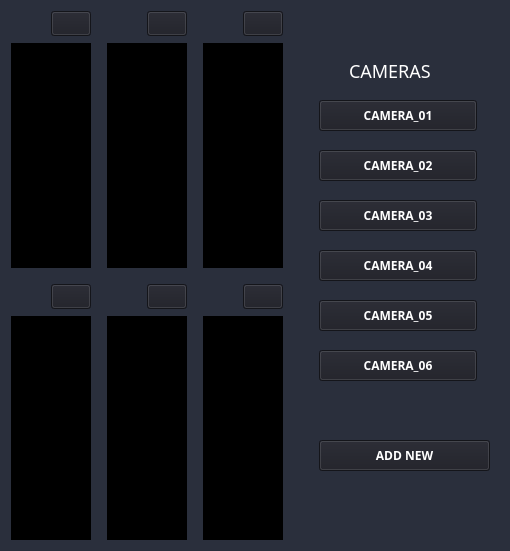
              <widget class="QWidget" name="camera_page">
               <property name="styleSheet">
                <string notr="true">*{
font-family: century gothic;
background: #2A2F3C ;
}
QLineEdit, QTextEdit{
background-color:#1C1D25;
background-color:#1C1D25;
color:white;
font-size:18px;
}
QLabel{
color: white;
font-size: 18px;

}
QPushButton, QToolButton{
font-weight:bold;
color:white ;
background-color:#1C1D25;
}
QPushButton:hover{
color:white;
background-color:black;
}
</string>
               </property>
               <layout class="QHBoxLayout" name="horizontalLayout_12">
                <item>
                 <layout class="QGridLayout" name="gridLayout">
                  <item row="0" column="4">
                   <layout class="QVBoxLayout" name="verticalLayout_27">
                    <item>
                     <layout class="QHBoxLayout" name="horizontalLayout_44">
                      <item>
                       <spacer name="horizontalSpacer_54">
                        <property name="orientation">
                         <enum>Qt::Horizontal</enum>
                        </property>
                        <property name="sizeHint" stdset="0">
                         <size>
                          <width>40</width>
                          <height>20</height>
                         </size>
                        </property>
                       </spacer>
                      </item>
                      <item>
                       <widget class="QPushButton" name="displaycross_5">
                        <property name="text">
                         <string/>
                        </property>
                        <property name="icon">
                         <iconset resource="resource01.qrc">
                          <normaloff>:/logo/close-window-24.png</normaloff>:/logo/close-window-24.png</iconset>
                        </property>
                       </widget>
                      </item>
                     </layout>
                    </item>
                    <item>
                     <spacer name="verticalSpacer_36">
                      <property name="orientation">
                       <enum>Qt::Vertical</enum>
                      </property>
                      <property name="sizeType">
                       <enum>QSizePolicy::Fixed</enum>
                      </property>
                      <property name="sizeHint" stdset="0">
                       <size>
                        <width>20</width>
                        <height>1</height>
                       </size>
                      </property>
                     </spacer>
                    </item>
                    <item>
                     <widget class="QLabel" name="display_5">
                      <property name="sizePolicy">
                       <sizepolicy hsizetype="Expanding" vsizetype="Preferred">
                        <horstretch>0</horstretch>
                        <verstretch>0</verstretch>
                       </sizepolicy>
                      </property>
                      <property name="minimumSize">
                       <size>
                        <width>0</width>
                        <height>0</height>
                       </size>
                      </property>
                      <property name="styleSheet">
                       <string notr="true">background-color:black;</string>
                      </property>
                      <property name="text">
                       <string/>
                      </property>
                     </widget>
                    </item>
                   </layout>
                  </item>
                  <item row="0" column="0">
                   <layout class="QVBoxLayout" name="verticalLayout_18">
                    <item>
                     <layout class="QHBoxLayout" name="horizontalLayout_34">
                      <item>
                       <spacer name="horizontalSpacer_45">
                        <property name="orientation">
                         <enum>Qt::Horizontal</enum>
                        </property>
                        <property name="sizeHint" stdset="0">
                         <size>
                          <width>40</width>
                          <height>20</height>
                         </size>
                        </property>
                       </spacer>
                      </item>
                      <item>
                       <widget class="QPushButton" name="displaycross_1">
                        <property name="text">
                         <string/>
                        </property>
                        <property name="icon">
                         <iconset resource="resource01.qrc">
                          <normaloff>:/logo/close-window-24.png</normaloff>:/logo/close-window-24.png</iconset>
                        </property>
                       </widget>
                      </item>
                     </layout>
                    </item>
                    <item>
                     <spacer name="verticalSpacer_27">
                      <property name="orientation">
                       <enum>Qt::Vertical</enum>
                      </property>
                      <property name="sizeType">
                       <enum>QSizePolicy::Fixed</enum>
                      </property>
                      <property name="sizeHint" stdset="0">
                       <size>
                        <width>20</width>
                        <height>1</height>
                       </size>
                      </property>
                     </spacer>
                    </item>
                    <item>
                     <widget class="QLabel" name="display_1">
                      <property name="sizePolicy">
                       <sizepolicy hsizetype="Expanding" vsizetype="Preferred">
                        <horstretch>0</horstretch>
                        <verstretch>0</verstretch>
                       </sizepolicy>
                      </property>
                      <property name="minimumSize">
                       <size>
                        <width>0</width>
                        <height>0</height>
                       </size>
                      </property>
                      <property name="styleSheet">
                       <string notr="true">background-color:black;</string>
                      </property>
                      <property name="text">
                       <string/>
                      </property>
                     </widget>
                    </item>
                   </layout>
                  </item>
                  <item row="0" column="2">
                   <layout class="QVBoxLayout" name="verticalLayout_24">
                    <item>
                     <layout class="QHBoxLayout" name="horizontalLayout_41">
                      <item>
                       <spacer name="horizontalSpacer_51">
                        <property name="orientation">
                         <enum>Qt::Horizontal</enum>
                        </property>
                        <property name="sizeHint" stdset="0">
                         <size>
                          <width>40</width>
                          <height>20</height>
                         </size>
                        </property>
                       </spacer>
                      </item>
                      <item>
                       <widget class="QPushButton" name="displaycross_2">
                        <property name="text">
                         <string/>
                        </property>
                        <property name="icon">
                         <iconset resource="resource01.qrc">
                          <normaloff>:/logo/close-window-24.png</normaloff>:/logo/close-window-24.png</iconset>
                        </property>
                       </widget>
                      </item>
                     </layout>
                    </item>
                    <item>
                     <spacer name="verticalSpacer_33">
                      <property name="orientation">
                       <enum>Qt::Vertical</enum>
                      </property>
                      <property name="sizeType">
                       <enum>QSizePolicy::Fixed</enum>
                      </property>
                      <property name="sizeHint" stdset="0">
                       <size>
                        <width>20</width>
                        <height>1</height>
                       </size>
                      </property>
                     </spacer>
                    </item>
                    <item>
                     <widget class="QLabel" name="display_2">
                      <property name="sizePolicy">
                       <sizepolicy hsizetype="Expanding" vsizetype="Preferred">
                        <horstretch>0</horstretch>
                        <verstretch>0</verstretch>
                       </sizepolicy>
                      </property>
                      <property name="minimumSize">
                       <size>
                        <width>0</width>
                        <height>0</height>
                       </size>
                      </property>
                      <property name="styleSheet">
                       <string notr="true">background-color:black;</string>
                      </property>
                      <property name="text">
                       <string/>
                      </property>
                     </widget>
                    </item>
                   </layout>
                  </item>
                  <item row="2" column="0">
                   <layout class="QVBoxLayout" name="verticalLayout_25">
                    <item>
                     <layout class="QHBoxLayout" name="horizontalLayout_42">
                      <item>
                       <spacer name="horizontalSpacer_52">
                        <property name="orientation">
                         <enum>Qt::Horizontal</enum>
                        </property>
                        <property name="sizeHint" stdset="0">
                         <size>
                          <width>40</width>
                          <height>20</height>
                         </size>
                        </property>
                       </spacer>
                      </item>
                      <item>
                       <widget class="QPushButton" name="displaycross_3">
                        <property name="text">
                         <string/>
                        </property>
                        <property name="icon">
                         <iconset resource="resource01.qrc">
                          <normaloff>:/logo/close-window-24.png</normaloff>:/logo/close-window-24.png</iconset>
                        </property>
                       </widget>
                      </item>
                     </layout>
                    </item>
                    <item>
                     <spacer name="verticalSpacer_34">
                      <property name="orientation">
                       <enum>Qt::Vertical</enum>
                      </property>
                      <property name="sizeType">
                       <enum>QSizePolicy::Fixed</enum>
                      </property>
                      <property name="sizeHint" stdset="0">
                       <size>
                        <width>20</width>
                        <height>1</height>
                       </size>
                      </property>
                     </spacer>
                    </item>
                    <item>
                     <widget class="QLabel" name="display_3">
                      <property name="sizePolicy">
                       <sizepolicy hsizetype="Expanding" vsizetype="Preferred">
                        <horstretch>0</horstretch>
                        <verstretch>0</verstretch>
                       </sizepolicy>
                      </property>
                      <property name="minimumSize">
                       <size>
                        <width>0</width>
                        <height>0</height>
                       </size>
                      </property>
                      <property name="styleSheet">
                       <string notr="true">background-color:black;</string>
                      </property>
                      <property name="text">
                       <string/>
                      </property>
                     </widget>
                    </item>
                   </layout>
                  </item>
                  <item row="2" column="2">
                   <layout class="QVBoxLayout" name="verticalLayout_26">
                    <item>
                     <layout class="QHBoxLayout" name="horizontalLayout_43">
                      <item>
                       <spacer name="horizontalSpacer_53">
                        <property name="orientation">
                         <enum>Qt::Horizontal</enum>
                        </property>
                        <property name="sizeHint" stdset="0">
                         <size>
                          <width>40</width>
                          <height>20</height>
                         </size>
                        </property>
                       </spacer>
                      </item>
                      <item>
                       <widget class="QPushButton" name="displaycross_4">
                        <property name="text">
                         <string/>
                        </property>
                        <property name="icon">
                         <iconset resource="resource01.qrc">
                          <normaloff>:/logo/close-window-24.png</normaloff>:/logo/close-window-24.png</iconset>
                        </property>
                       </widget>
                      </item>
                     </layout>
                    </item>
                    <item>
                     <spacer name="verticalSpacer_35">
                      <property name="orientation">
                       <enum>Qt::Vertical</enum>
                      </property>
                      <property name="sizeType">
                       <enum>QSizePolicy::Fixed</enum>
                      </property>
                      <property name="sizeHint" stdset="0">
                       <size>
                        <width>20</width>
                        <height>1</height>
                       </size>
                      </property>
                     </spacer>
                    </item>
                    <item>
                     <widget class="QLabel" name="display_4">
                      <property name="sizePolicy">
                       <sizepolicy hsizetype="Expanding" vsizetype="Preferred">
                        <horstretch>0</horstretch>
                        <verstretch>0</verstretch>
                       </sizepolicy>
                      </property>
                      <property name="minimumSize">
                       <size>
                        <width>0</width>
                        <height>0</height>
                       </size>
                      </property>
                      <property name="styleSheet">
                       <string notr="true">background-color:black;</string>
                      </property>
                      <property name="text">
                       <string/>
                      </property>
                     </widget>
                    </item>
                   </layout>
                  </item>
                  <item row="2" column="4">
                   <layout class="QVBoxLayout" name="verticalLayout_28">
                    <item>
                     <layout class="QHBoxLayout" name="horizontalLayout_45">
                      <item>
                       <spacer name="horizontalSpacer_55">
                        <property name="orientation">
                         <enum>Qt::Horizontal</enum>
                        </property>
                        <property name="sizeHint" stdset="0">
                         <size>
                          <width>40</width>
                          <height>20</height>
                         </size>
                        </property>
                       </spacer>
                      </item>
                      <item>
                       <widget class="QPushButton" name="displaycross_6">
                        <property name="text">
                         <string/>
                        </property>
                        <property name="icon">
                         <iconset resource="resource01.qrc">
                          <normaloff>:/logo/close-window-24.png</normaloff>:/logo/close-window-24.png</iconset>
                        </property>
                       </widget>
                      </item>
                     </layout>
                    </item>
                    <item>
                     <spacer name="verticalSpacer_37">
                      <property name="orientation">
                       <enum>Qt::Vertical</enum>
                      </property>
                      <property name="sizeType">
                       <enum>QSizePolicy::Fixed</enum>
                      </property>
                      <property name="sizeHint" stdset="0">
                       <size>
                        <width>20</width>
                        <height>1</height>
                       </size>
                      </property>
                     </spacer>
                    </item>
                    <item>
                     <widget class="QLabel" name="display_6">
                      <property name="sizePolicy">
                       <sizepolicy hsizetype="Expanding" vsizetype="Preferred">
                        <horstretch>0</horstretch>
                        <verstretch>0</verstretch>
                       </sizepolicy>
                      </property>
                      <property name="minimumSize">
                       <size>
                        <width>0</width>
                        <height>0</height>
                       </size>
                      </property>
                      <property name="styleSheet">
                       <string notr="true">background-color:black;</string>
                      </property>
                      <property name="text">
                       <string/>
                      </property>
                     </widget>
                    </item>
                   </layout>
                  </item>
                  <item row="2" column="1">
                   <spacer name="horizontalSpacer_40">
                    <property name="orientation">
                     <enum>Qt::Horizontal</enum>
                    </property>
                    <property name="sizeType">
                     <enum>QSizePolicy::Fixed</enum>
                    </property>
                    <property name="sizeHint" stdset="0">
                     <size>
                      <width>10</width>
                      <height>20</height>
                     </size>
                    </property>
                   </spacer>
                  </item>
                  <item row="0" column="1">
                   <spacer name="horizontalSpacer_24">
                    <property name="orientation">
                     <enum>Qt::Horizontal</enum>
                    </property>
                    <property name="sizeType">
                     <enum>QSizePolicy::Fixed</enum>
                    </property>
                    <property name="sizeHint" stdset="0">
                     <size>
                      <width>10</width>
                      <height>20</height>
                     </size>
                    </property>
                   </spacer>
                  </item>
                  <item row="2" column="3">
                   <spacer name="horizontalSpacer_41">
                    <property name="orientation">
                     <enum>Qt::Horizontal</enum>
                    </property>
                    <property name="sizeType">
                     <enum>QSizePolicy::Fixed</enum>
                    </property>
                    <property name="sizeHint" stdset="0">
                     <size>
                      <width>10</width>
                      <height>20</height>
                     </size>
                    </property>
                   </spacer>
                  </item>
                  <item row="1" column="2">
                   <spacer name="verticalSpacer_13">
                    <property name="orientation">
                     <enum>Qt::Vertical</enum>
                    </property>
                    <property name="sizeType">
                     <enum>QSizePolicy::Fixed</enum>
                    </property>
                    <property name="sizeHint" stdset="0">
                     <size>
                      <width>10</width>
                      <height>10</height>
                     </size>
                    </property>
                   </spacer>
                  </item>
                  <item row="0" column="3">
                   <spacer name="horizontalSpacer_39">
                    <property name="orientation">
                     <enum>Qt::Horizontal</enum>
                    </property>
                    <property name="sizeType">
                     <enum>QSizePolicy::Fixed</enum>
                    </property>
                    <property name="sizeHint" stdset="0">
                     <size>
                      <width>10</width>
                      <height>20</height>
                     </size>
                    </property>
                   </spacer>
                  </item>
                 </layout>
                </item>
                <item>
                 <spacer name="horizontalSpacer_19">
                  <property name="orientation">
                   <enum>Qt::Horizontal</enum>
                  </property>
                  <property name="sizeType">
                   <enum>QSizePolicy::Fixed</enum>
                  </property>
                  <property name="sizeHint" stdset="0">
                   <size>
                    <width>10</width>
                    <height>20</height>
                   </size>
                  </property>
                 </spacer>
                </item>
                <item>
                 <layout class="QVBoxLayout" name="verticalLayout_6">
                  <property name="sizeConstraint">
                   <enum>QLayout::SetFixedSize</enum>
                  </property>
                  <item>
                   <spacer name="verticalSpacer_14">
                    <property name="orientation">
                     <enum>Qt::Vertical</enum>
                    </property>
                    <property name="sizeType">
                     <enum>QSizePolicy::Fixed</enum>
                    </property>
                    <property name="sizeHint" stdset="0">
                     <size>
                      <width>20</width>
                      <height>29</height>
                     </size>
                    </property>
                   </spacer>
                  </item>
                  <item>
                   <widget class="QWidget" name="widget" native="true">
                    <property name="minimumSize">
                     <size>
                      <width>200</width>
                      <height>500</height>
                     </size>
                    </property>
                    <property name="maximumSize">
                     <size>
                      <width>200</width>
                      <height>16777215</height>
                     </size>
                    </property>
                    <widget class="QLabel" name="cameras_label">
                     <property name="geometry">
                      <rect>
                       <x>50</x>
                       <y>10</y>
                       <width>121</width>
                       <height>41</height>
                      </rect>
                     </property>
                     <property name="text">
                      <string>CAMERAS</string>
                     </property>
                    </widget>
                    <widget class="QPushButton" name="cam01_pushButton">
                     <property name="geometry">
                      <rect>
                       <x>20</x>
                       <y>60</y>
                       <width>158</width>
                       <height>31</height>
                      </rect>
                     </property>
                     <property name="text">
                      <string>CAMERA_01</string>
                     </property>
                    </widget>
                    <widget class="QPushButton" name="cam03_pushButton">
                     <property name="geometry">
                      <rect>
                       <x>20</x>
                       <y>160</y>
                       <width>158</width>
                       <height>31</height>
                      </rect>
                     </property>
                     <property name="text">
                      <string>CAMERA_03</string>
                     </property>
                    </widget>
                    <widget class="QPushButton" name="cam02_pushButton">
                     <property name="geometry">
                      <rect>
                       <x>20</x>
                       <y>110</y>
                       <width>158</width>
                       <height>31</height>
                      </rect>
                     </property>
                     <property name="text">
                      <string>CAMERA_02</string>
                     </property>
                    </widget>
                    <widget class="QPushButton" name="cam04_pushButton">
                     <property name="geometry">
                      <rect>
                       <x>20</x>
                       <y>210</y>
                       <width>158</width>
                       <height>31</height>
                      </rect>
                     </property>
                     <property name="text">
                      <string>CAMERA_04</string>
                     </property>
                    </widget>
                    <widget class="QPushButton" name="cam05_pushButton">
                     <property name="geometry">
                      <rect>
                       <x>20</x>
                       <y>260</y>
                       <width>158</width>
                       <height>31</height>
                      </rect>
                     </property>
                     <property name="text">
                      <string>CAMERA_05</string>
                     </property>
                    </widget>
                    <widget class="QPushButton" name="cam06_pushButton">
                     <property name="geometry">
                      <rect>
                       <x>20</x>
                       <y>310</y>
                       <width>158</width>
                       <height>31</height>
                      </rect>
                     </property>
                     <property name="text">
                      <string>CAMERA_06</string>
                     </property>
                    </widget>
                    <widget class="QPushButton" name="addNew_pushButton">
                     <property name="geometry">
                      <rect>
                       <x>20</x>
                       <y>400</y>
                       <width>171</width>
                       <height>31</height>
                      </rect>
                     </property>
                     <property name="text">
                      <string>ADD NEW</string>
                     </property>
                    </widget>
                   </widget>
                  </item>
                 </layout>
                </item>
               </layout>
              </widget>
